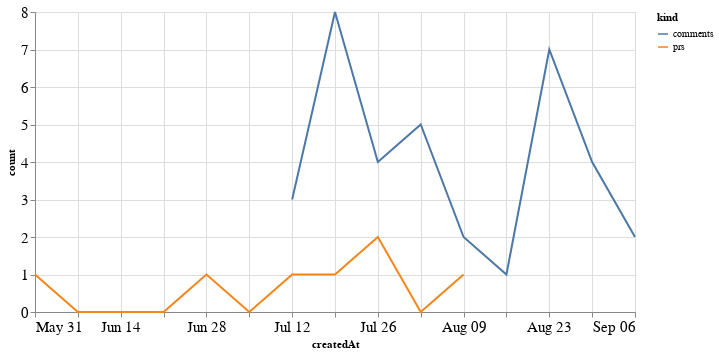

Source (notebook cell):
### Code cell
alt.Chart(total_time, width=600).mark_line().encode(
    x='createdAt',
    y='count',
    color='kind'
)

### Figure 1 — Vega-Lite specification as saved in the notebook (floating-point values rounded to 4 significant figures)
{"config": {"axisLeft": {"labelFontSize": 15}, "axisBottom": {"labelFontSize": 15}}, "data": {"name": "data-176e6d74e5f985beb0b3eafa76b10bda"}, "mark": "line", "encoding": {"color": {"type": "nominal", "field": "kind"}, "x": {"type": "temporal", "field": "createdAt"}, "y": {"type": "quantitative", "field": "count"}}, "width": 600, "$schema": "https://vega.github.io/schema/vega-lite/v4.8.1.json", "datasets": {"data-176e6d74e5f985beb0b3eafa76b10bda": [{"createdAt": "2020-05-31T00:00:00", "kind": "prs", "count": 1.0}, {"createdAt": "2020-06-07T00:00:00", "kind": "prs", "count": 0.0}, {"createdAt": "2020-06-14T00:00:00", "kind": "prs", "count": 0.0}, {"createdAt": "2020-06-21T00:00:00", "kind": "prs", "count": 0.0}, {"createdAt": "2020-06-28T00:00:00", "kind": "prs", "count": 1.0}, {"createdAt": "2020-07-05T00:00:00", "kind": "prs", "count": 0.0}, {"createdAt": "2020-07-12T00:00:00", "kind": "prs", "count": 1.0}, {"createdAt": "2020-07-19T00:00:00", "kind": "prs", "count": 1.0}, {"createdAt": "2020-07-26T00:00:00", "kind": "prs", "count": 2.0}, {"createdAt": "2020-08-02T00:00:00", "kind": "prs", "count": 0.0}, {"createdAt": "2020-08-09T00:00:00", "kind": "prs", "count": 1.0}, {"createdAt": "2020-08-16T00:00:00", "kind": "prs", "count": null}, {"createdAt": "2020-08-23T00:00:00", "kind": "prs", "count": null}, {"createdAt": "2020-08-30T00:00:00", "kind": "prs", "count": null}, {"createdAt": "2020-09-06T00:00:00", "kind": "prs", "count": null}, {"createdAt": "2020-05-31T00:00:00", "kind": "comments", "count": null}, {"createdAt": "2020-06-07T00:00:00", "kind": "comments", "count": null}, {"createdAt": "2020-06-14T00:00:00", "kind": "comments", "count": null}, {"createdAt": "2020-06-21T00:00:00", "kind": "comments", "count": null}, {"createdAt": "2020-06-28T00:00:00", "kind": "comments", "count": null}, {"createdAt": "2020-07-05T00:00:00", "kind": "comments", "count": null}, {"createdAt": "2020-07-12T00:00:00", "kind": "comments", "count": 3.0}, {"createdAt": "2020-07-19T00:00:00", "kind": "comments", "count": 8.0}, {"createdAt": "2020-07-26T00:00:00", "kind": "comments", "count": 4.0}, {"createdAt": "2020-08-02T00:00:00", "kind": "comments", "count": 5.0}, {"createdAt": "2020-08-09T00:00:00", "kind": "comments", "count": 2.0}, {"createdAt": "2020-08-16T00:00:00", "kind": "comments", "count": 1.0}, {"createdAt": "2020-08-23T00:00:00", "kind": "comments", "count": 7.0}, {"createdAt": "2020-08-30T00:00:00", "kind": "comments", "count": 4.0}, {"createdAt": "2020-09-06T00:00:00", "kind": "comments", "count": 2.0}]}}
